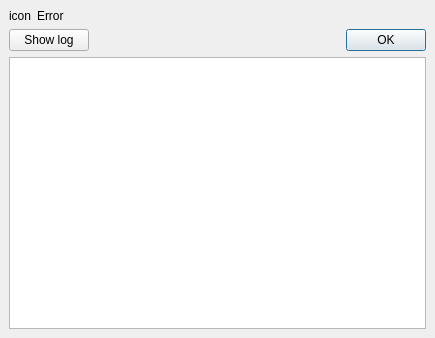
<ui version="4.0" >
 <class>ErrorDialog</class>
 <widget class="QDialog" name="ErrorDialog" >
  <property name="geometry" >
   <rect>
    <x>0</x>
    <y>0</y>
    <width>435</width>
    <height>338</height>
   </rect>
  </property>
  <property name="windowTitle" >
   <string>MPlayer Error</string>
  </property>
  <property name="windowIcon" >
   <iconset/>
  </property>
  <layout class="QVBoxLayout" >
   <property name="margin" >
    <number>9</number>
   </property>
   <property name="spacing" >
    <number>6</number>
   </property>
   <item>
    <layout class="QHBoxLayout" >
     <property name="margin" >
      <number>0</number>
     </property>
     <property name="spacing" >
      <number>6</number>
     </property>
     <item>
      <layout class="QVBoxLayout" >
       <property name="margin" >
        <number>0</number>
       </property>
       <property name="spacing" >
        <number>6</number>
       </property>
       <item>
        <widget class="QLabel" name="icon" >
         <property name="text" >
          <string>icon</string>
         </property>
         <property name="alignment" >
          <set>Qt::AlignCenter</set>
         </property>
        </widget>
       </item>
      </layout>
     </item>
     <item>
      <widget class="QLabel" name="text" >
       <property name="sizePolicy" >
        <sizepolicy>
         <hsizetype>7</hsizetype>
         <vsizetype>5</vsizetype>
         <horstretch>0</horstretch>
         <verstretch>0</verstretch>
        </sizepolicy>
       </property>
       <property name="text" >
        <string>Error</string>
       </property>
      </widget>
     </item>
    </layout>
   </item>
   <item>
    <layout class="QHBoxLayout" >
     <property name="margin" >
      <number>0</number>
     </property>
     <property name="spacing" >
      <number>6</number>
     </property>
     <item>
      <widget class="QPushButton" name="viewlog_button" >
       <property name="text" >
        <string>Show log</string>
       </property>
       <property name="checkable" >
        <bool>true</bool>
       </property>
      </widget>
     </item>
     <item>
      <spacer>
       <property name="orientation" >
        <enum>Qt::Horizontal</enum>
       </property>
       <property name="sizeHint" >
        <size>
         <width>40</width>
         <height>20</height>
        </size>
       </property>
      </spacer>
     </item>
     <item>
      <widget class="QDialogButtonBox" name="button_box" >
       <property name="orientation" >
        <enum>Qt::Horizontal</enum>
       </property>
       <property name="standardButtons" >
        <set>QDialogButtonBox::Ok</set>
       </property>
      </widget>
     </item>
    </layout>
   </item>
   <item>
    <widget class="QTextEdit" name="log" >
     <property name="readOnly" >
      <bool>true</bool>
     </property>
    </widget>
   </item>
  </layout>
 </widget>
 <resources/>
 <connections>
  <connection>
   <sender>button_box</sender>
   <signal>accepted()</signal>
   <receiver>ErrorDialog</receiver>
   <slot>accept()</slot>
   <hints>
    <hint type="sourcelabel" >
     <x>248</x>
     <y>254</y>
    </hint>
    <hint type="destinationlabel" >
     <x>157</x>
     <y>274</y>
    </hint>
   </hints>
  </connection>
  <connection>
   <sender>button_box</sender>
   <signal>rejected()</signal>
   <receiver>ErrorDialog</receiver>
   <slot>reject()</slot>
   <hints>
    <hint type="sourcelabel" >
     <x>316</x>
     <y>260</y>
    </hint>
    <hint type="destinationlabel" >
     <x>286</x>
     <y>274</y>
    </hint>
   </hints>
  </connection>
 </connections>
</ui>
